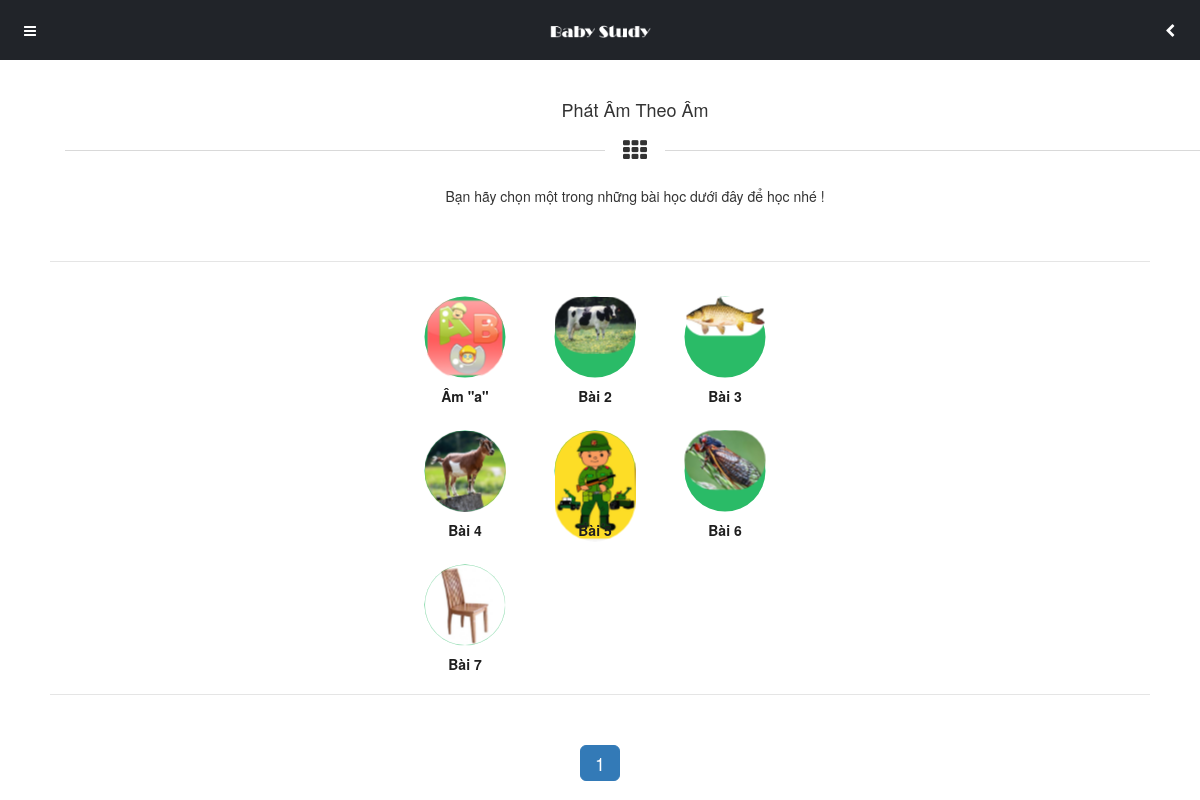
The app's page /Source-code/danhsachbaihoc.php?lsid=1&page=1 (signed in) with its own data.
### tables this page shows
CREATE TABLE IF NOT EXISTS `loaibaihoc` (
  `lbh_ID` int(11) NOT NULL AUTO_INCREMENT,
  `lbh_LoaiBaiHoc` varchar(100) NOT NULL,
  PRIMARY KEY (`lbh_ID`)
);

CREATE TABLE IF NOT EXISTS `baihoc` (
  `bh_ID` int(11) NOT NULL AUTO_INCREMENT,
  `bh_TenBaiHoc` varchar(150) NOT NULL,
  `bh_LoaiBaiHoc` int(11) NOT NULL,
  `bh_NgayTao` datetime NOT NULL,
  `bh_HinhDaiDien` varchar(150) NOT NULL,
  `bh_SoLanChon` int(11) NOT NULL,
  PRIMARY KEY (`bh_ID`),
  KEY `fk_baihoc_loaibaihoc_idx` (`bh_LoaiBaiHoc`)
);

### Source-code/dataconfig/dataprovider.php (called while the page is built, shortened)
<?php
class DataProvider
{
  public static function GetRows($sql)
  {
	$connection = mysqli_connect(HOSTNAME,USERNAME,PASSWORD,DATABASE) or
      	die ("couldn't connect to localhost");
    mysqli_query($connection,"set names 'utf8'");
    $returnresult = null;
    $result = mysqli_query($connection,$sql);
	$i = 0;
	while ($row = mysqli_fetch_array($result))
	{
		$returnresult[$i++] = $row;
	}
    return $returnresult;
	}
	public static function NumRows($sql)
	{
		$connection = mysqli_connect(HOSTNAME,USERNAME,PASSWORD,DATABASE) or
      	die ("couldn't connect to localhost");
    mysqli_query($connection,"set names 'utf8'");
    $result = mysqli_query($connection,$sql);
	$row = mysqli_fetch_row($result);
    return $row[0];
	}
}
?>

### Source-code/include/inc-dsbaihoc.php (the view, shortened to what this page needs)
            <div class="content">
            <div class="header-clear-large"></div>
                <?php
					include_once 'dataconfig/dataprovider.php';
					$id_LoaiBaiHoc = $_GET["lsid"];
					$sql_tieude = "select lbh_LoaiBaiHoc from loaibaihoc where lbh_ID = $id_LoaiBaiHoc";
					$result = DataProvider::GetRows($sql_tieude);
					foreach ($result as $value)
					{
						$tieude = $value;
					}
				?>
                <div class="container heading-style-5">
                    <h4 class="heading-title"><?php echo $tieude[0]; ?></h4>
                    <i class="fa fa-th heading-icon"></i>
                    <p class="heading-subtitle">
                        Bạn hãy chọn một trong những bài học dưới đây để học nhé !
                    </p>
                </div>
                <div class="decoration"></div>
                <div class="thumbnail-menu">
					<?php
						include_once("dataconfig/dataprovider.php");
						if(!isset($_GET['page']))
						{
							$page = 1;
						}
						else
						{
							$page = $_GET['page'];
						}
						$max_results = 9;
						$from = (($page * $max_results) - $max_results);
						$lessonid = $_GET['lsid'];
						$sql = "SELECT bh_ID, bh_TenBaiHoc, bh_HinhDaiDien FROM baihoc WHERE bh_LoaiBaiHoc = $lessonid LIMIT $from, $max_results";
						$result = DataProvider::GetRows($sql);
						if($result != null)
						{
							foreach ($result as $value) {
					?>
                    <a href="baihoc.php?bh=<?php echo $value['bh_ID']; ?>&lbh=<?php echo $lessonid; ?>">
                        <i class="bg-green-dark bg-hover-green-dark fa border-radius-img">
							<img class="img-responsive img-circle" src="<?php echo $value['bh_HinhDaiDien']; ?>">
						</i>
                        <em style="font-weight: bold;"><?php echo $value['bh_TenBaiHoc'];?></em>
                    </a>
                    <?php
							}
						}
					?>
                </div>
				<div class="decoration"></div>
				<div class="col-md-12 text-center">
<ul class="pagination pagination-lg pager" ><?php
$total_results = DataProvider::NumRows("SELECT COUNT(*) as Num FROM baihoc WHERE bh_LoaiBaiHoc = $lessonid");
$total_pages = ceil($total_results / $max_results);
for($i = 1; $i <= $total_pages; $i++){
?>
<?php
if($i == $_GET['page'])
{
	?>
								<li class="active">
								<a href="<?php echo $_SERVER['PHP_SELF']; ?>?lsid=<?php echo $id_LoaiBaiHoc; ?>&page=<?php echo $i; ?>" class="page_link active">
									<?php echo $i; ?>
								</a>
								</li>
	<?php
}
?>
<?php
}
?>
</ul>
</div>
            </div>

### Source-code/styles/style.css (style rules this page uses)
.header-clear-large { height:90px; }
.thumbnail-menu a em { display:block; text-align:center; font-style:normal; }
.thumbnail-menu a { margin-bottom:20px; }
.thumbnail-menu a i { transition:all 200ms ease; -moz-transform: scale(0.9, 0.9); -webkit-transform: scale(0.9, 0.9); -o-transform: scale(0.9, 0.9); -ms-transform: scale(0.9, 0.9); transform: scale(0.9, 0.9); }
@media (min-width:460px) { .thumbnail-menu { width:400px; margin-left:auto; margin-right:auto; } }
@media (min-width:460px) { .thumbnail-menu a { width:90px; float:left; margin-left:20px; margin-right:20px; font-size:14px; color:#1f1f1f; font-weight:500; } }
@media (min-width:460px) { .thumbnail-menu a i { width:90px; height:90px; line-height:90px; border-radius:90px; text-align:center; font-size:27px; color:#FFFFFF; } }

### Source-code/styles/custom.css (style rules this page uses)
.border-radius-img img { border-radius: 90px !important; }

### records on screen
loaibaihoc: lbh_LoaiBaiHoc "Phát Âm Theo Âm"
baihoc: bh_HinhDaiDien (picture), bh_TenBaiHoc "Âm \"a\""
baihoc: bh_HinhDaiDien (picture), bh_TenBaiHoc "Bài 2"
baihoc: bh_HinhDaiDien (picture), bh_TenBaiHoc "Bài 3"
baihoc: bh_HinhDaiDien (picture), bh_TenBaiHoc "Bài 4"
baihoc: bh_HinhDaiDien (picture), bh_TenBaiHoc "Bài 5"
baihoc: bh_HinhDaiDien (picture), bh_TenBaiHoc "Bài 6"
baihoc: bh_HinhDaiDien (picture), bh_TenBaiHoc "Bài 7"
